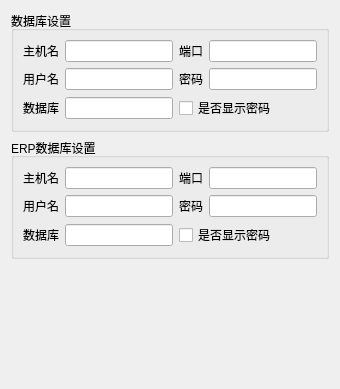
        <widget class="QWidget" name="database">
         <layout class="QVBoxLayout" name="verticalLayout_11">
          <item>
           <widget class="QGroupBox" name="groupBox_SetDatabase">
            <property name="title">
             <string>数据库设置</string>
            </property>
            <layout class="QVBoxLayout" name="verticalLayout_10">
             <item>
              <layout class="QHBoxLayout" name="horizontalLayout_32">
               <item>
                <layout class="QHBoxLayout" name="horizontalLayout_27">
                 <item>
                  <widget class="QLabel" name="label_HostName">
                   <property name="text">
                    <string>主机名</string>
                   </property>
                   <property name="buddy">
                    <cstring>lineEdit_HostName</cstring>
                   </property>
                  </widget>
                 </item>
                 <item>
                  <widget class="QLineEdit" name="lineEdit_HostName"/>
                 </item>
                </layout>
               </item>
               <item>
                <layout class="QHBoxLayout" name="horizontalLayout_28">
                 <item>
                  <widget class="QLabel" name="label_Port">
                   <property name="text">
                    <string>端口</string>
                   </property>
                   <property name="buddy">
                    <cstring>lineEdit_Port</cstring>
                   </property>
                  </widget>
                 </item>
                 <item>
                  <widget class="QLineEdit" name="lineEdit_Port"/>
                 </item>
                </layout>
               </item>
              </layout>
             </item>
             <item>
              <layout class="QHBoxLayout" name="horizontalLayout_41">
               <item>
                <layout class="QHBoxLayout" name="horizontalLayout_29">
                 <item>
                  <widget class="QLabel" name="label_UserName">
                   <property name="text">
                    <string>用户名</string>
                   </property>
                   <property name="buddy">
                    <cstring>lineEdit_UserName</cstring>
                   </property>
                  </widget>
                 </item>
                 <item>
                  <widget class="QLineEdit" name="lineEdit_UserName"/>
                 </item>
                </layout>
               </item>
               <item>
                <layout class="QHBoxLayout" name="horizontalLayout_30">
                 <item>
                  <widget class="QLabel" name="label_Password">
                   <property name="text">
                    <string>密码</string>
                   </property>
                   <property name="buddy">
                    <cstring>lineEdit_Password</cstring>
                   </property>
                  </widget>
                 </item>
                 <item>
                  <widget class="QLineEdit" name="lineEdit_Password"/>
                 </item>
                </layout>
               </item>
              </layout>
             </item>
             <item>
              <layout class="QHBoxLayout" name="horizontalLayout_62">
               <item>
                <layout class="QHBoxLayout" name="horizontalLayout_31">
                 <item>
                  <widget class="QLabel" name="label_Database">
                   <property name="text">
                    <string>数据库</string>
                   </property>
                   <property name="buddy">
                    <cstring>lineEdit_Database</cstring>
                   </property>
                  </widget>
                 </item>
                 <item>
                  <widget class="QLineEdit" name="lineEdit_Database"/>
                 </item>
                </layout>
               </item>
               <item>
                <layout class="QHBoxLayout" name="horizontalLayout_42">
                 <item>
                  <widget class="QCheckBox" name="checkBox">
                   <property name="text">
                    <string>是否显示密码</string>
                   </property>
                  </widget>
                 </item>
                 <item>
                  <spacer name="horizontalSpacer_13">
                   <property name="orientation">
                    <enum>Qt::Horizontal</enum>
                   </property>
                   <property name="sizeHint" stdset="0">
                    <size>
                     <width>40</width>
                     <height>20</height>
                    </size>
                   </property>
                  </spacer>
                 </item>
                </layout>
               </item>
              </layout>
             </item>
            </layout>
           </widget>
          </item>
          <item>
           <widget class="QGroupBox" name="groupBox_5">
            <property name="title">
             <string>ERP数据库设置</string>
            </property>
            <layout class="QVBoxLayout" name="verticalLayout_12">
             <item>
              <layout class="QHBoxLayout" name="horizontalLayout_33">
               <item>
                <layout class="QHBoxLayout" name="horizontalLayout_34">
                 <item>
                  <widget class="QLabel" name="label_ERPHostname">
                   <property name="text">
                    <string>主机名</string>
                   </property>
                   <property name="buddy">
                    <cstring>lineEdit_ERPHostname</cstring>
                   </property>
                  </widget>
                 </item>
                 <item>
                  <widget class="QLineEdit" name="lineEdit_ERPHostname"/>
                 </item>
                </layout>
               </item>
               <item>
                <layout class="QHBoxLayout" name="horizontalLayout_37">
                 <item>
                  <widget class="QLabel" name="label_ERPPort">
                   <property name="text">
                    <string>端口</string>
                   </property>
                   <property name="buddy">
                    <cstring>lineEdit_ERPPort</cstring>
                   </property>
                  </widget>
                 </item>
                 <item>
                  <widget class="QLineEdit" name="lineEdit_ERPPort"/>
                 </item>
                </layout>
               </item>
              </layout>
             </item>
             <item>
              <layout class="QHBoxLayout" name="horizontalLayout_39">
               <item>
                <layout class="QHBoxLayout" name="horizontalLayout_35">
                 <item>
                  <widget class="QLabel" name="label_ERPUsername">
                   <property name="text">
                    <string>用户名</string>
                   </property>
                   <property name="buddy">
                    <cstring>lineEdit_ERPUsername</cstring>
                   </property>
                  </widget>
                 </item>
                 <item>
                  <widget class="QLineEdit" name="lineEdit_ERPUsername"/>
                 </item>
                </layout>
               </item>
               <item>
                <layout class="QHBoxLayout" name="horizontalLayout_38">
                 <item>
                  <widget class="QLabel" name="label_ERPPassword">
                   <property name="text">
                    <string>密码</string>
                   </property>
                   <property name="buddy">
                    <cstring>lineEdit_ERPPassword</cstring>
                   </property>
                  </widget>
                 </item>
                 <item>
                  <widget class="QLineEdit" name="lineEdit_ERPPassword"/>
                 </item>
                </layout>
               </item>
              </layout>
             </item>
             <item>
              <layout class="QHBoxLayout" name="horizontalLayout_63">
               <item>
                <layout class="QHBoxLayout" name="horizontalLayout_36">
                 <item>
                  <widget class="QLabel" name="label_ERPDatabase">
                   <property name="text">
                    <string>数据库</string>
                   </property>
                   <property name="buddy">
                    <cstring>lineEdit_ERPDatabase</cstring>
                   </property>
                  </widget>
                 </item>
                 <item>
                  <widget class="QLineEdit" name="lineEdit_ERPDatabase"/>
                 </item>
                </layout>
               </item>
               <item>
                <layout class="QHBoxLayout" name="horizontalLayout_40">
                 <item>
                  <widget class="QCheckBox" name="checkBox_ERPPassword">
                   <property name="text">
                    <string>是否显示密码</string>
                   </property>
                  </widget>
                 </item>
                 <item>
                  <spacer name="horizontalSpacer_22">
                   <property name="orientation">
                    <enum>Qt::Horizontal</enum>
                   </property>
                   <property name="sizeHint" stdset="0">
                    <size>
                     <width>40</width>
                     <height>20</height>
                    </size>
                   </property>
                  </spacer>
                 </item>
                </layout>
               </item>
              </layout>
             </item>
            </layout>
           </widget>
          </item>
          <item>
           <spacer name="verticalSpacer">
            <property name="orientation">
             <enum>Qt::Vertical</enum>
            </property>
            <property name="sizeHint" stdset="0">
             <size>
              <width>20</width>
              <height>119</height>
             </size>
            </property>
           </spacer>
          </item>
         </layout>
        </widget>
